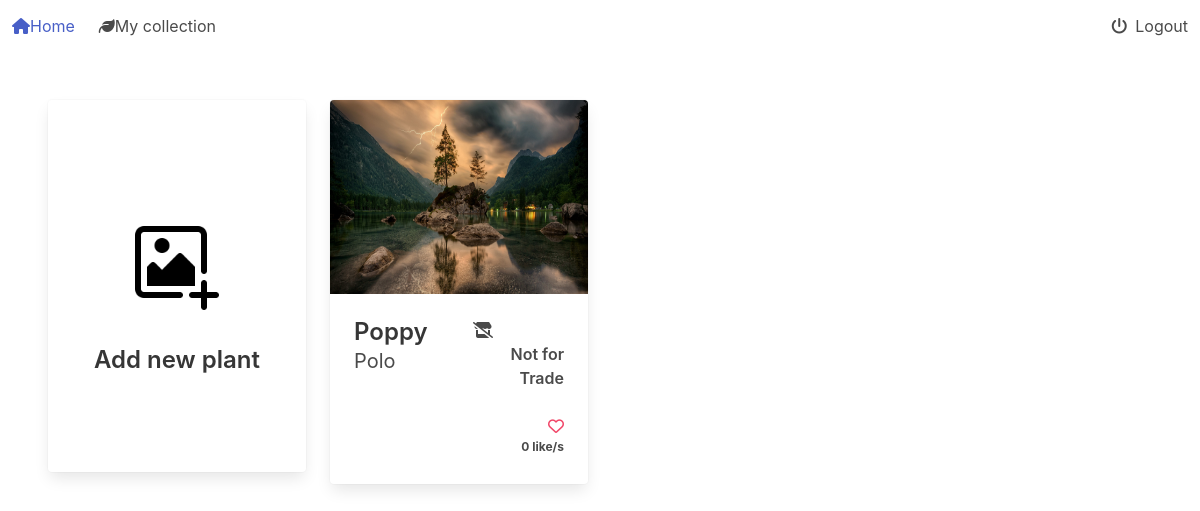
Before: /my-collection/ (signed in) with the older database file.
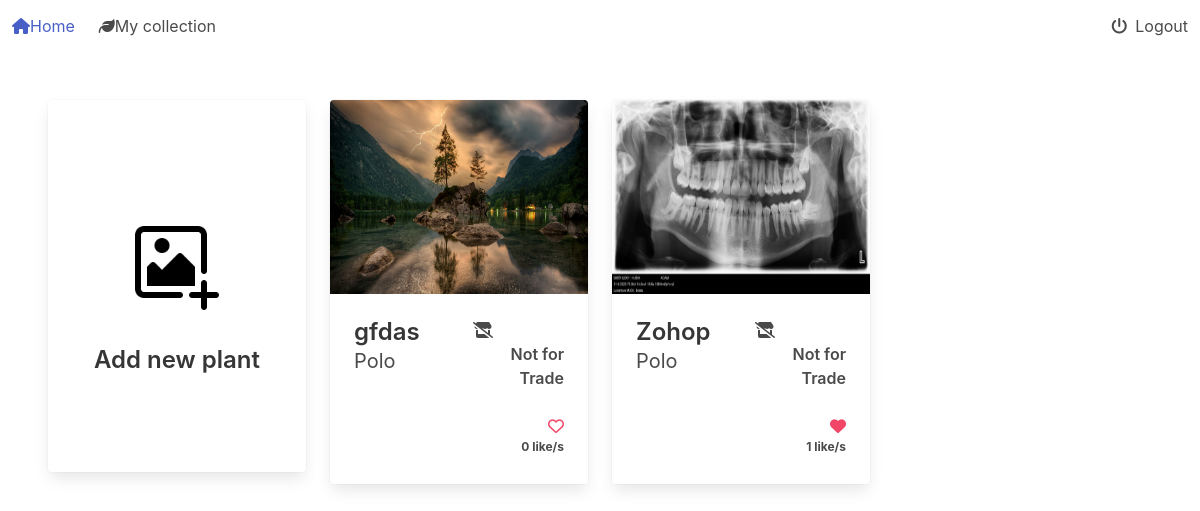
After: the same page with the newer database file.
### plant_collection/models.py (models this page shows, shortened)
class Plant(models.Model):
    nick_name = models.CharField(
        max_length=64,
        validators=[MinLengthValidator(3)],
        unique=True)
    created = models.DateTimeField(auto_now_add=True, null=True, blank=True)
    updated = models.DateTimeField(auto_now=True, null=True, blank=True)
    species = models.ForeignKey(Species, on_delete=models.SET_NULL, blank=True, null=True, related_name='plants')
    owner = models.ForeignKey(settings.AUTH_USER_MODEL, on_delete=models.PROTECT, related_name='plants')
    slug = models.SlugField(default='bugged-plant')
    for_trade = models.BooleanField(default=False)
    likes = models.ManyToManyField(User, related_name= 'liked')
    def number_of_likes(self):
        return self.likes.count()

class Image(models.Model):
    plant = models.ForeignKey(Plant, on_delete=models.CASCADE, related_name='picture')
    image = models.ImageField(upload_to='pics')

### plant_collection/views.py (the view, shortened to what this page needs)
# urls.py: path('my-collection/', views.personal_collection.as_view(), name='personal_collection'),
class personal_collection(LoginRequiredMixin, generic.ListView):
    template_name ='plant_collection/collection.html'
    def get(self, request):
        model = Plant.objects.filter(owner=request.user).order_by('-updated')
        context = {'plants': model}
        return render(request, self.template_name, context)

### plant_collection/templates/plant_collection/collection.html (shortened to what this page needs)
{% extends 'base.html' %}
{% block content %}
{% load static %}
<section class='section'>
    <div class='columns is-multiline'>
        <div class='column is-3-desktop is-full-mobile'>
                <a href="{% url 'plant_collection:add_plant' %}">
                    <div class='card hover is-flex is-align-items-center is-flex-direction-column pt-6' style='height:100%'>
                        <div class='card-image'>
                        <br>
                        <br>
                        <br>
                            <figure class='image is-96x96 is-inline-block'>
                                <img src="/media/pics/add-image.png" alt="">
                            </figure>
                        </div>
                        <div class='card-content'>
                            <div class='title is-4'>
                                Add new plant
                            </div>
                        </div>
                    </div>
                </a>
        </div>
        {% if plants %}
        {% for plant in plants %}
        <div class='column is-3-desktop is-full-mobile'>
            <div class='card hover'>
                {% if plant.picture %}
                <div class='card-image'>
                    <figure class='image is-4by3'>
                        <a href="{% url 'plant_collection:plant_view' slug=plant.slug %}">
                            <img src="{{ plant.picture.all.0.image.url }}" alt="" width='500px'>
                        </a>
                    </figure>
                </div>
                {% endif %}
                <div class='card-content columns'>
                    <div class='column'>
                        <div class='title is-4 is-align-self-flex-start'>
                            <a class='has-text-dark' href="{% url 'plant_collection:plant_view' slug=plant.slug %}">{{plant.nick_name}}</a>
                        </div>
                        <div class='subtitle is-5'>
                            {{plant.owner}}
                        </div>
                    </div>
                    <div class='column pb-1'>
                        <div class='has-text-right pb-5'>
                            {% if plant.for_trade %}
                            <span class='icon-text has-text-weight-semibold'>
                                <span class='icon'>
                                    <i class="fa-solid fa-store"></i>
                                </span>
                                For Trade
                            </span>
                            {% else %}
                            <span class='icon-text has-text-weight-semibold'>
                                <span class='icon'>
                                    <i class="fa-solid fa-store-slash "></i>
                                </span>
                                Not for Trade
                            </span>
                            {% endif %}
                        </div>
                        <div class='has-text-right'>
                            {% if not user in plant.likes.all %}
                            <div>
                                <a class='heart' data-plant='{{ plant.nick_name }}' data-user='{{ user }}'><i class="fa-regular fa-heart has-text-danger"></i></a>
                            </div>
                            {% elif user in plant.likes.all %}
                            <div>
                                <a class='heart' data-plant='{{ plant.nick_name }}' data-user='{{ user }}'><i class="fa-solid fa-heart has-text-danger"></i></a>
                            </div>
                            {% endif %}
                            <div class='number_likes is-size-7 has-text-weight-bold' data-plant='{{ plant.nick_name }}'>
                                {{ plant.number_of_likes }} like/s
                            </div>
                        </div>
                    </div>
                </div>
            </div>
        </div>
        {% endfor %}
        {% endif %}
    </div>
</section>
{% endblock %}

Changed rows visible on the page:
removed Plant: picture.all.0.image (picture), nick_name "Poppy", owner "Polo", for_trade False (drawn), number_of_likes "0"
added Plant: picture.all.0.image (picture), nick_name "gfdas", owner "Polo", for_trade False (drawn), number_of_likes "0"
added Plant: picture.all.0.image (picture), nick_name "Zohop", owner "Polo", for_trade False (drawn), number_of_likes "1"
